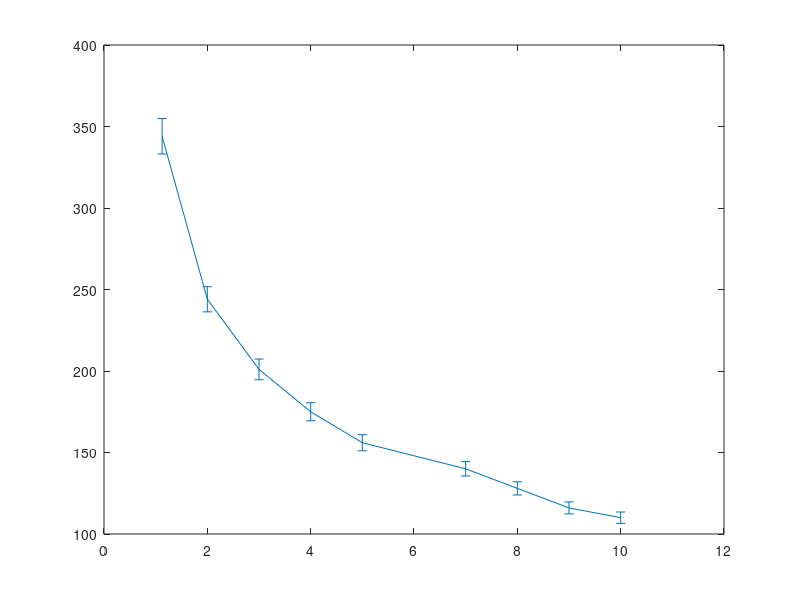

Here is the MATLAB script that generated this plot: (Note: this script raises an error after producing the figure.)
clear all;
close all;
clc;

vin=[1.125 2 3 4 5 7 8 9 10];
sigma=[344 244 201 175 156 140 128 116 110];
err=[1/sqrt(1000)*sigma(1) 1/sqrt(1000)*sigma(2) 1/sqrt(1000)*sigma(3) ...
    1/sqrt(1000)*sigma(4) 1/sqrt(1000)*sigma(5) 1/sqrt(1000)*sigma(6) ...
    1/sqrt(1000)*sigma(7) 1/sqrt(988)*sigma(8) 1/sqrt(985)*sigma(9)];

fitfun=@(A,x)sqrt(A(1)*x.^(-2)+A(2));
xf0=[0.9,140];
A=lsqcurvefit(fitfun,xf0,vin,sigma);

%plot(vin,sigma,'r*');
E1=errorbar(vin,sigma,err);
set(E1,'LineStyle', 'none ','Color', 'r','LineWidth', 3, 'Marker', '*', 'MarkerSize', 8, ...
         'MarkerEdgeColor', [.2 .2 .2], 'MarkerFaceColor' , [0,1,1]);
xlabel('input(mV)');
ylabel('jitter rms(ps)');
grid on
hold on

times = linspace(vin(1),vin(end));
plot(times,fitfun(A,times),'b--','LineWidth', 2)
hold on

simin=[1.125 2 6 8];
simsig=[517 411 276 255];
simerr=[1/sqrt(40)*simsig(1) 1/sqrt(40)*simsig(2) 1/sqrt(40)*simsig(3) 1/sqrt(40)*simsig(4)];
E2=errorbar(simin,simsig,simerr);
set(E2,'LineStyle', 'none ','Color', 'g','LineWidth', 3, 'Marker', '.', 'MarkerSize', 8, ...
         'MarkerEdgeColor', [.2 .2 .2], 'MarkerFaceColor' , [0,1,1]);
legend('measurement data','measured data fitting','simualtion data');
title('Board 1 T1V timing performance');
